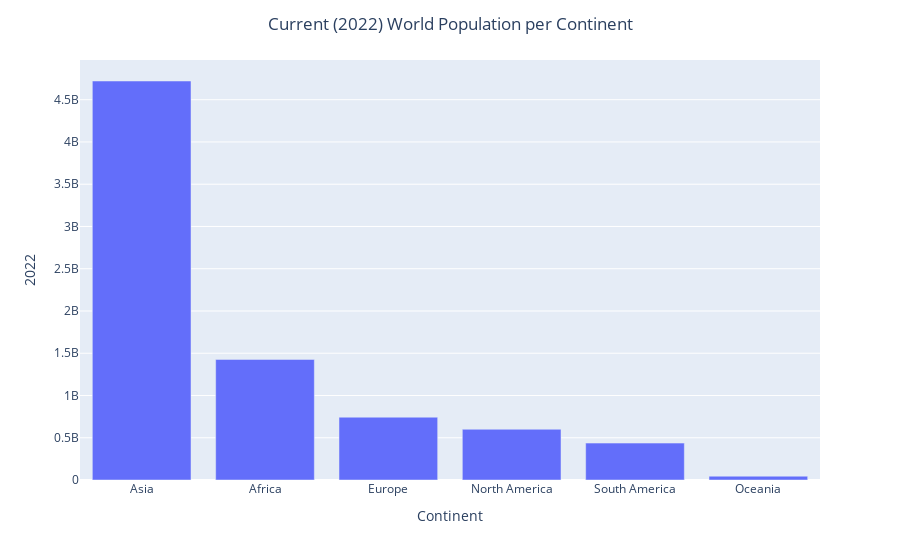

The notebook cell this image was saved under:
### Code cell
# let's see world population by continent

fig = px.bar(data_frame= df.groupby('Continent' , as_index= False).sum().sort_values('2022', ascending=False), x= 'Continent' , y= '2022')
fig.update_layout(title= 'Current (2022) World Population per Continent', title_x= 0.5)
fig.show()

### Figure 1 — Plotly figure (JSON) as saved in the notebook; plotly's stock layout.template omitted (floating-point values rounded to 4 significant figures)
{"data": [{"alignmentgroup": "True", "hovertemplate": "Continent=%{x}<br>2022=%{y}<extra></extra>", "legendgroup": "", "marker": {"color": "#636efa", "pattern": {"shape": ""}}, "name": "", "offsetgroup": "", "orientation": "v", "showlegend": false, "textposition": "auto", "type": "bar", "x": ["Asia", "Africa", "Europe", "North America", "South America", "Oceania"], "xaxis": "x", "y": [4721383274, 1426730932, 743147538, 600296136, 436816608, 45038554], "yaxis": "y"}], "layout": {"barmode": "relative", "legend": {"tracegroupgap": 0}, "margin": {"t": 60}, "title": {"text": "Current (2022) World Population per Continent", "x": 0.5}, "xaxis": {"anchor": "y", "domain": [0, 1], "title": {"text": "Continent"}}, "yaxis": {"anchor": "x", "domain": [0, 1], "title": {"text": "2022"}}}}
